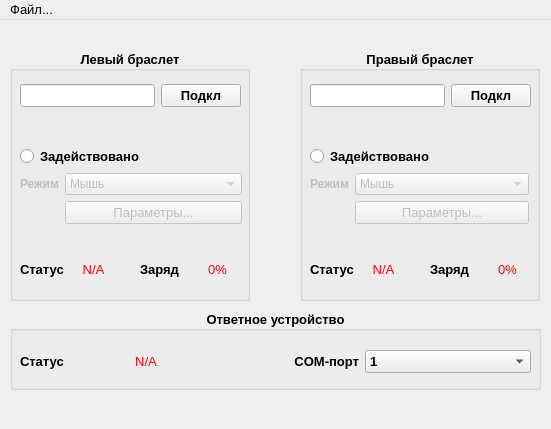
<?xml version="1.0" encoding="UTF-8"?>
<ui version="4.0">
 <class>MainWindow</class>
 <widget class="QMainWindow" name="MainWindow">
  <property name="geometry">
   <rect>
    <x>0</x>
    <y>0</y>
    <width>551</width>
    <height>429</height>
   </rect>
  </property>
  <property name="sizePolicy">
   <sizepolicy hsizetype="Fixed" vsizetype="Fixed">
    <horstretch>0</horstretch>
    <verstretch>0</verstretch>
   </sizepolicy>
  </property>
  <property name="font">
   <font>
    <pointsize>10</pointsize>
    <weight>50</weight>
    <bold>false</bold>
   </font>
  </property>
  <property name="windowTitle">
   <string>Mioband Beta</string>
  </property>
  <property name="documentMode">
   <bool>false</bool>
  </property>
  <property name="tabShape">
   <enum>QTabWidget::Rounded</enum>
  </property>
  <widget class="QWidget" name="centralwidget">
   <widget class="QGroupBox" name="LeftBandGroupBox">
    <property name="enabled">
     <bool>true</bool>
    </property>
    <property name="geometry">
     <rect>
      <x>10</x>
      <y>30</y>
      <width>240</width>
      <height>251</height>
     </rect>
    </property>
    <property name="font">
     <font>
      <pointsize>10</pointsize>
      <weight>75</weight>
      <bold>true</bold>
     </font>
    </property>
    <property name="title">
     <string>Левый браслет</string>
    </property>
    <property name="alignment">
     <set>Qt::AlignCenter</set>
    </property>
    <widget class="QWidget" name="">
     <property name="geometry">
      <rect>
       <x>10</x>
       <y>80</y>
       <width>222</width>
       <height>109</height>
      </rect>
     </property>
     <layout class="QFormLayout" name="LeftBandFormLayout">
      <property name="formAlignment">
       <set>Qt::AlignCenter</set>
      </property>
      <item row="1" column="0">
       <widget class="QLabel" name="LeftBandModeLabel">
        <property name="enabled">
         <bool>false</bool>
        </property>
        <property name="font">
         <font>
          <pointsize>9</pointsize>
          <weight>75</weight>
          <bold>true</bold>
         </font>
        </property>
        <property name="text">
         <string>Режим</string>
        </property>
       </widget>
      </item>
      <item row="1" column="1">
       <widget class="QComboBox" name="LeftBandModeComboBox">
        <property name="enabled">
         <bool>false</bool>
        </property>
        <property name="font">
         <font>
          <pointsize>9</pointsize>
          <weight>50</weight>
          <bold>false</bold>
         </font>
        </property>
        <item>
         <property name="text">
          <string>Мышь</string>
         </property>
        </item>
        <item>
         <property name="text">
          <string>Клавиатура</string>
         </property>
        </item>
        <item>
         <property name="text">
          <string>ТВ</string>
         </property>
        </item>
        <item>
         <property name="text">
          <string>Квадрокоптер</string>
         </property>
        </item>
        <item>
         <property name="text">
          <string>Машинка</string>
         </property>
        </item>
        <item>
         <property name="text">
          <string>Робот-собака</string>
         </property>
        </item>
       </widget>
      </item>
      <item row="2" column="1">
       <widget class="QPushButton" name="LeftBandConfigButton">
        <property name="enabled">
         <bool>false</bool>
        </property>
        <property name="font">
         <font>
          <weight>50</weight>
          <bold>false</bold>
         </font>
        </property>
        <property name="text">
         <string>Параметры...</string>
        </property>
       </widget>
      </item>
      <item row="0" column="0" colspan="2">
       <widget class="QRadioButton" name="LeftBandEnabled">
        <property name="text">
         <string>Задействовано</string>
        </property>
       </widget>
      </item>
     </layout>
    </widget>
    <widget class="QWidget" name="horizontalLayoutWidget_4">
     <property name="geometry">
      <rect>
       <x>10</x>
       <y>20</y>
       <width>221</width>
       <height>51</height>
      </rect>
     </property>
     <layout class="QHBoxLayout" name="horizontalLayout">
      <item>
       <widget class="QLineEdit" name="lineEdit"/>
      </item>
      <item>
       <widget class="QPushButton" name="pushButton">
        <property name="text">
         <string>Подкл</string>
        </property>
       </widget>
      </item>
     </layout>
    </widget>
    <widget class="QWidget" name="horizontalLayoutWidget_5">
     <property name="geometry">
      <rect>
       <x>10</x>
       <y>200</y>
       <width>96</width>
       <height>39</height>
      </rect>
     </property>
     <layout class="QHBoxLayout" name="LeftBandStatusLayout">
      <item>
       <widget class="QLabel" name="LeftBandStatusLabel">
        <property name="text">
         <string>Статус</string>
        </property>
       </widget>
      </item>
      <item>
       <widget class="QLabel" name="LeftBandStatusIndicator">
        <property name="text">
         <string>&lt;html&gt;&lt;head/&gt;&lt;body&gt;&lt;p&gt;&lt;span style=&quot; font-weight:400; color:#ff0000;&quot;&gt;N/A&lt;/span&gt;&lt;/p&gt;&lt;/body&gt;&lt;/html&gt;</string>
        </property>
        <property name="textFormat">
         <enum>Qt::RichText</enum>
        </property>
        <property name="alignment">
         <set>Qt::AlignCenter</set>
        </property>
       </widget>
      </item>
     </layout>
    </widget>
    <widget class="QWidget" name="horizontalLayoutWidget_7">
     <property name="geometry">
      <rect>
       <x>130</x>
       <y>200</y>
       <width>101</width>
       <height>39</height>
      </rect>
     </property>
     <layout class="QHBoxLayout" name="LeftBandBatteryLayout">
      <item>
       <widget class="QLabel" name="LeftBandBatteryLabel">
        <property name="text">
         <string>Заряд</string>
        </property>
       </widget>
      </item>
      <item>
       <widget class="QLabel" name="LeftBandBatteryIndicator">
        <property name="text">
         <string>&lt;html&gt;&lt;head/&gt;&lt;body&gt;&lt;p&gt;&lt;span style=&quot; font-weight:400; color:#ff0000;&quot;&gt;0%&lt;/span&gt;&lt;/p&gt;&lt;/body&gt;&lt;/html&gt;</string>
        </property>
        <property name="textFormat">
         <enum>Qt::RichText</enum>
        </property>
        <property name="alignment">
         <set>Qt::AlignCenter</set>
        </property>
       </widget>
      </item>
     </layout>
    </widget>
   </widget>
   <widget class="QGroupBox" name="RightBandGroupBox">
    <property name="enabled">
     <bool>true</bool>
    </property>
    <property name="geometry">
     <rect>
      <x>300</x>
      <y>30</y>
      <width>240</width>
      <height>251</height>
     </rect>
    </property>
    <property name="font">
     <font>
      <pointsize>10</pointsize>
      <weight>75</weight>
      <bold>true</bold>
     </font>
    </property>
    <property name="title">
     <string>Правый браслет</string>
    </property>
    <property name="alignment">
     <set>Qt::AlignCenter</set>
    </property>
    <widget class="QWidget" name="horizontalLayoutWidget_8">
     <property name="geometry">
      <rect>
       <x>10</x>
       <y>20</y>
       <width>221</width>
       <height>51</height>
      </rect>
     </property>
     <layout class="QHBoxLayout" name="horizontalLayout_4">
      <item>
       <widget class="QLineEdit" name="lineEdit_3"/>
      </item>
      <item>
       <widget class="QPushButton" name="pushButton_3">
        <property name="text">
         <string>Подкл</string>
        </property>
       </widget>
      </item>
     </layout>
    </widget>
    <widget class="QWidget" name="">
     <property name="geometry">
      <rect>
       <x>10</x>
       <y>80</y>
       <width>219</width>
       <height>109</height>
      </rect>
     </property>
     <layout class="QFormLayout" name="RightBandFormLayout">
      <property name="formAlignment">
       <set>Qt::AlignCenter</set>
      </property>
      <item row="1" column="0">
       <widget class="QLabel" name="RightBandModeLabel">
        <property name="enabled">
         <bool>false</bool>
        </property>
        <property name="font">
         <font>
          <pointsize>9</pointsize>
          <weight>75</weight>
          <bold>true</bold>
         </font>
        </property>
        <property name="text">
         <string>Режим</string>
        </property>
       </widget>
      </item>
      <item row="1" column="1">
       <widget class="QComboBox" name="RightBandModeComboBox">
        <property name="enabled">
         <bool>false</bool>
        </property>
        <property name="font">
         <font>
          <pointsize>9</pointsize>
          <weight>50</weight>
          <bold>false</bold>
         </font>
        </property>
        <item>
         <property name="text">
          <string>Мышь</string>
         </property>
        </item>
        <item>
         <property name="text">
          <string>Клавиатура</string>
         </property>
        </item>
        <item>
         <property name="text">
          <string>ТВ</string>
         </property>
        </item>
        <item>
         <property name="text">
          <string>Квадрокоптер</string>
         </property>
        </item>
        <item>
         <property name="text">
          <string>Машинка</string>
         </property>
        </item>
        <item>
         <property name="text">
          <string>Робот-собака</string>
         </property>
        </item>
       </widget>
      </item>
      <item row="2" column="1">
       <widget class="QPushButton" name="RightBandConfigButton">
        <property name="enabled">
         <bool>false</bool>
        </property>
        <property name="font">
         <font>
          <weight>50</weight>
          <bold>false</bold>
         </font>
        </property>
        <property name="text">
         <string>Параметры...</string>
        </property>
       </widget>
      </item>
      <item row="0" column="0" colspan="2">
       <widget class="QRadioButton" name="RightBandEnabled">
        <property name="text">
         <string>Задействовано</string>
        </property>
       </widget>
      </item>
     </layout>
    </widget>
    <widget class="QWidget" name="horizontalLayoutWidget">
     <property name="geometry">
      <rect>
       <x>10</x>
       <y>200</y>
       <width>96</width>
       <height>39</height>
      </rect>
     </property>
     <layout class="QHBoxLayout" name="RightBandStatusLayout">
      <item>
       <widget class="QLabel" name="RightBandStatusLabel">
        <property name="text">
         <string>Статус</string>
        </property>
       </widget>
      </item>
      <item>
       <widget class="QLabel" name="RightBandStatusIndicator">
        <property name="text">
         <string>&lt;html&gt;&lt;head/&gt;&lt;body&gt;&lt;p&gt;&lt;span style=&quot; font-weight:400; color:#ff0000;&quot;&gt;N/A&lt;/span&gt;&lt;/p&gt;&lt;/body&gt;&lt;/html&gt;</string>
        </property>
        <property name="textFormat">
         <enum>Qt::RichText</enum>
        </property>
        <property name="alignment">
         <set>Qt::AlignCenter</set>
        </property>
       </widget>
      </item>
     </layout>
    </widget>
    <widget class="QWidget" name="horizontalLayoutWidget_6">
     <property name="geometry">
      <rect>
       <x>130</x>
       <y>200</y>
       <width>101</width>
       <height>39</height>
      </rect>
     </property>
     <layout class="QHBoxLayout" name="RightBandBatteryLayout">
      <item>
       <widget class="QLabel" name="RightBandBatteryLabel">
        <property name="text">
         <string>Заряд</string>
        </property>
       </widget>
      </item>
      <item>
       <widget class="QLabel" name="RightBandBatteryIndicator">
        <property name="text">
         <string>&lt;html&gt;&lt;head/&gt;&lt;body&gt;&lt;p&gt;&lt;span style=&quot; font-weight:400; color:#ff0000;&quot;&gt;0%&lt;/span&gt;&lt;/p&gt;&lt;/body&gt;&lt;/html&gt;</string>
        </property>
        <property name="textFormat">
         <enum>Qt::RichText</enum>
        </property>
        <property name="alignment">
         <set>Qt::AlignCenter</set>
        </property>
       </widget>
      </item>
     </layout>
    </widget>
   </widget>
   <widget class="QGroupBox" name="UsbDeviceGroupBox">
    <property name="geometry">
     <rect>
      <x>10</x>
      <y>290</y>
      <width>531</width>
      <height>80</height>
     </rect>
    </property>
    <property name="font">
     <font>
      <weight>75</weight>
      <bold>true</bold>
     </font>
    </property>
    <property name="title">
     <string>Ответное устройство</string>
    </property>
    <property name="alignment">
     <set>Qt::AlignCenter</set>
    </property>
    <widget class="QWidget" name="horizontalLayoutWidget_3">
     <property name="geometry">
      <rect>
       <x>10</x>
       <y>30</y>
       <width>511</width>
       <height>43</height>
      </rect>
     </property>
     <layout class="QHBoxLayout" name="horizontalLayout_6">
      <item>
       <layout class="QHBoxLayout" name="horizontalLayout_7">
        <item>
         <layout class="QHBoxLayout" name="horizontalLayout_8">
          <item>
           <widget class="QLabel" name="UsbDeviceStatusLabel">
            <property name="text">
             <string>Статус</string>
            </property>
           </widget>
          </item>
          <item>
           <widget class="QLabel" name="UsbDeviceStatusIndicator">
            <property name="text">
             <string>&lt;html&gt;&lt;head/&gt;&lt;body&gt;&lt;p&gt;&lt;span style=&quot; font-weight:400; color:#ff0000;&quot;&gt;N/A&lt;/span&gt;&lt;/p&gt;&lt;/body&gt;&lt;/html&gt;</string>
            </property>
            <property name="textFormat">
             <enum>Qt::RichText</enum>
            </property>
            <property name="alignment">
             <set>Qt::AlignCenter</set>
            </property>
           </widget>
          </item>
         </layout>
        </item>
        <item>
         <widget class="QLabel" name="UsbDeviceComporStatusLabel">
          <property name="text">
           <string>COM-порт</string>
          </property>
          <property name="alignment">
           <set>Qt::AlignRight|Qt::AlignTrailing|Qt::AlignVCenter</set>
          </property>
         </widget>
        </item>
        <item>
         <widget class="QComboBox" name="UsbDeviceComportComboBox">
          <item>
           <property name="text">
            <string>1</string>
           </property>
          </item>
          <item>
           <property name="text">
            <string>2</string>
           </property>
          </item>
         </widget>
        </item>
       </layout>
      </item>
     </layout>
    </widget>
   </widget>
  </widget>
  <widget class="QStatusBar" name="statusbar">
   <property name="sizeGripEnabled">
    <bool>false</bool>
   </property>
  </widget>
  <widget class="QMenuBar" name="MenuBar">
   <property name="enabled">
    <bool>true</bool>
   </property>
   <property name="geometry">
    <rect>
     <x>0</x>
     <y>0</y>
     <width>551</width>
     <height>29</height>
    </rect>
   </property>
   <property name="font">
    <font>
     <family>Segoe UI</family>
     <pointsize>10</pointsize>
     <weight>50</weight>
     <bold>false</bold>
     <kerning>false</kerning>
    </font>
   </property>
   <property name="nativeMenuBar">
    <bool>false</bool>
   </property>
   <widget class="QMenu" name="FileMenu">
    <property name="title">
     <string>Файл...</string>
    </property>
    <addaction name="FileMenuImportConfig"/>
    <addaction name="FileMenuExportConfig"/>
   </widget>
   <addaction name="FileMenu"/>
  </widget>
  <action name="FileMenuImportConfig">
   <property name="text">
    <string>Импорт конфигурации</string>
   </property>
   <property name="font">
    <font>
     <pointsize>9</pointsize>
     <weight>50</weight>
     <italic>false</italic>
     <bold>false</bold>
     <kerning>false</kerning>
    </font>
   </property>
  </action>
  <action name="FileMenuExportConfig">
   <property name="text">
    <string>Экспорт конфигурации</string>
   </property>
  </action>
 </widget>
 <resources>
  <include location="icon_ok.qrc"/>
 </resources>
 <connections/>
</ui>
